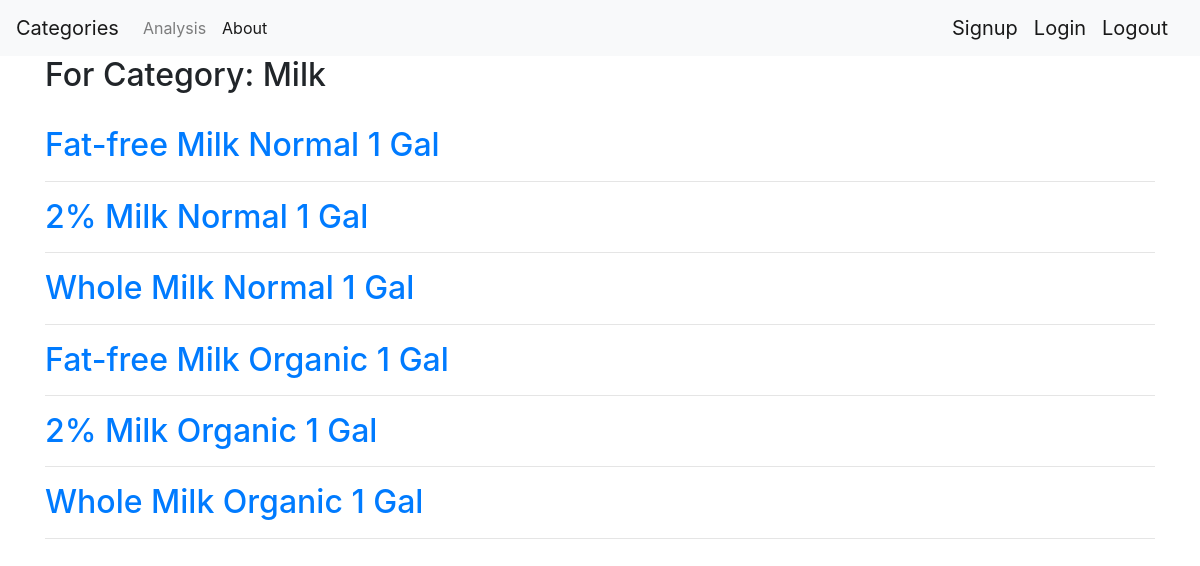
Page /category/1 on the committed database.
### tables this page shows
CREATE TABLE Categories (
    category_id INTEGER PRIMARY KEY,
    category_name TEXT NOT NULL
);

CREATE TABLE Products (
    product_id INTEGER PRIMARY KEY,
    category_id INTEGER,
    name TEXT NOT NULL,
    FOREIGN KEY (category_id) 
      REFERENCES Categories (category_id) 
         ON DELETE CASCADE 
         ON UPDATE NO ACTION
);

### app.py (the view)
@app.route('/category/<int:category_id>')
def category(category_id):
    products = get_category_products(category_id)
    catename = get_category_name(category_id)
    return render_template('category.html', catename=catename, products=products)

### app.py (called while the page is built)
def get_db_connection():
    conn = sqlite3.connect('database.db', timeout=10)
    conn.row_factory = sqlite3.Row
    return conn

def get_category_products(cate_id):
    conn = get_db_connection()
    products = conn.execute('SELECT * FROM Products WHERE category_id = ?', (cate_id,)).fetchall()
    conn.close()
    if products is None:
        abort(404)
    return products

def get_category_name(cate_id):
    conn = get_db_connection()
    catename = conn.execute('SELECT category_name FROM Categories WHERE category_id = ?', (cate_id,)).fetchone()
    conn.close()
    if catename is None:
        abort(404)
    return catename[0]

### templates/category.html
{% extends 'base.html' %}
{% block content %}
    <h2>{% block title %} For Category: {{catename}} {% endblock %}</h2>
    <br>
    {% for prod in products %}
        <a href="{{ url_for('product', product_id=prod['product_id']) }}">
            <h2>{{ prod['name'] }}</h2>
        </a>
        <hr>
    {% endfor %}
{% endblock %}

### rows in the picture
Categories: category_name "Milk"
Products: name "Fat-free Milk Normal 1 Gal"
Products: name "2% Milk Normal 1 Gal"
Products: name "Whole Milk Normal 1 Gal"
Products: name "Fat-free Milk Organic 1 Gal"
Products: name "2% Milk Organic 1 Gal"
Products: name "Whole Milk Organic 1 Gal"
